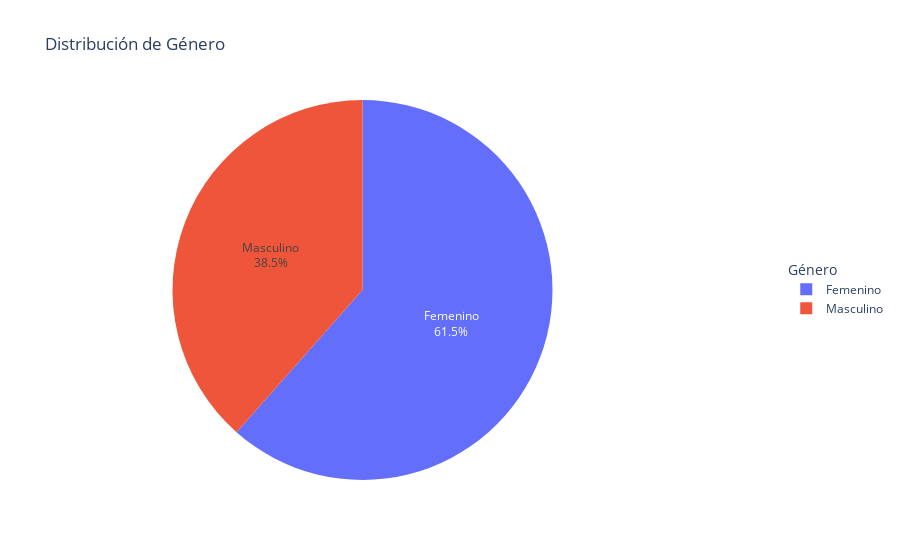
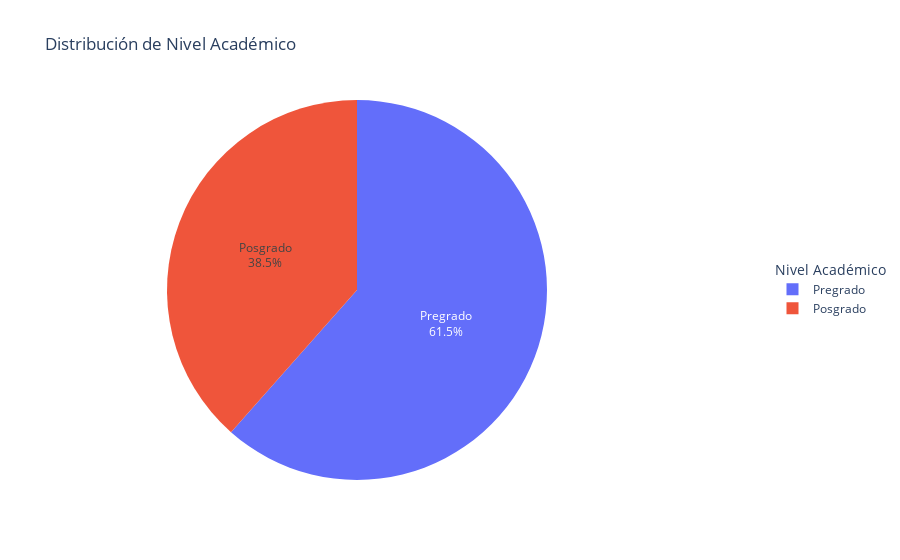
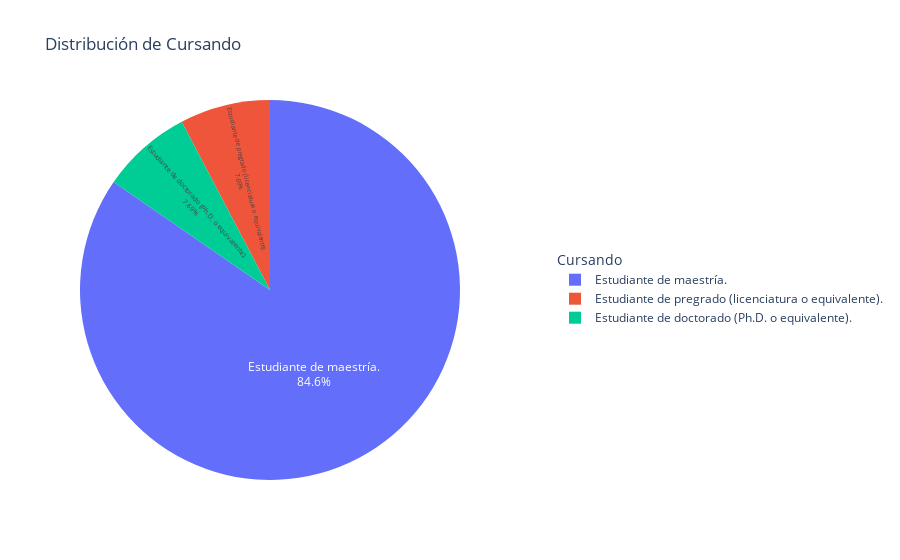

Source (notebook cell) for these figures, in order:
### Code cell
import plotly.express as px

# Renombrar columnas
df.rename(columns={
    "Género": "Género",
    "Por favor, indique su máximo nivel de formación académica completado:": "Nivel Académico",
    "Actualmente, ¿está usted matriculado en alguno de los siguientes niveles educativos?": "Cursando"
}, inplace=True)

# Ajustar los nombres de las categorías para "Nivel Académico"
nivel_academico_map = {
    "Educación universitaria de pregrado (licenciatura o equivalente)": "Pregrado",
    "Educación universitaria de posgrado (maestría o equivalente)": "Posgrado",
    # Añade aquí los demás mapeos necesarios
}
df['Nivel Académico'] = df['Nivel Académico'].map(nivel_academico_map).fillna(df['Nivel Académico'])

# Gráfico de pastel para "Género"
fig_genero = px.pie(df, names='Género', title="Distribución de Género")
fig_genero.update_traces(textposition='inside', textinfo='percent+label')
fig_genero.update_layout(legend=dict(title='Género', orientation="v", y=0.5, x=1.25))

# Gráfico de pastel para "Nivel Académico"
fig_nivel_academico = px.pie(df, names='Nivel Académico', title="Distribución de Nivel Académico")
fig_nivel_academico.update_traces(textposition='inside', textinfo='percent+label')
fig_nivel_academico.update_layout(legend=dict(title='Nivel Académico', orientation="v", y=0.5, x=1.25))

# Gráfico de pastel para "Cursando"
fig_cursando = px.pie(df, names='Cursando', title="Distribución de Cursando")
fig_cursando.update_traces(textposition='inside', textinfo='percent+label')
fig_cursando.update_layout(legend=dict(title='Cursando', orientation="v", y=0.5, x=1.25))

# Mostrar los gráficos
fig_genero.show()
fig_nivel_academico.show()
fig_cursando.show()

### Figure 1 — Plotly figure (JSON) as saved in the notebook; plotly's stock layout.template omitted (floating-point values rounded to 4 significant figures)
{"data": [{"domain": {"x": [0, 1], "y": [0, 1]}, "hovertemplate": "Género=%{label}<extra></extra>", "labels": ["Masculino", "Femenino", "Masculino", "Masculino", "Femenino", "Femenino", "Masculino", "Femenino", "Femenino", "Masculino", "Femenino", "Femenino", "Femenino"], "legendgroup": "", "name": "", "showlegend": true, "textinfo": "percent+label", "textposition": "inside", "type": "pie"}], "layout": {"legend": {"orientation": "v", "title": {"text": "Género"}, "tracegroupgap": 0, "x": 1.25, "y": 0.5}, "title": {"text": "Distribución de Género"}}}

### Figure 2 — Plotly figure (JSON) as saved in the notebook; plotly's stock layout.template omitted (floating-point values rounded to 4 significant figures)
{"data": [{"domain": {"x": [0, 1], "y": [0, 1]}, "hovertemplate": "Nivel Académico=%{label}<extra></extra>", "labels": ["Pregrado", "Posgrado", "Pregrado", "Pregrado", "Pregrado", "Posgrado", "Posgrado", "Posgrado", "Posgrado", "Pregrado", "Pregrado", "Pregrado", "Pregrado"], "legendgroup": "", "name": "", "showlegend": true, "textinfo": "percent+label", "textposition": "inside", "type": "pie"}], "layout": {"legend": {"orientation": "v", "title": {"text": "Nivel Académico"}, "tracegroupgap": 0, "x": 1.25, "y": 0.5}, "title": {"text": "Distribución de Nivel Académico"}}}

### Figure 3 — Plotly figure (JSON) as saved in the notebook; plotly's stock layout.template omitted (floating-point values rounded to 4 significant figures)
{"data": [{"domain": {"x": [0, 1], "y": [0, 1]}, "hovertemplate": "Cursando=%{label}<extra></extra>", "labels": ["Estudiante de pregrado (licenciatura o equivalente).", "Estudiante de maestría.", "Estudiante de maestría.", "Estudiante de maestría.", "Estudiante de maestría.", "Estudiante de maestría.", "Estudiante de maestría.", "Estudiante de maestría.", "Estudiante de doctorado (Ph.D. o equivalente).", "Estudiante de maestría.", "Estudiante de maestría.", "Estudiante de maestría.", "Estudiante de maestría."], "legendgroup": "", "name": "", "showlegend": true, "textinfo": "percent+label", "textposition": "inside", "type": "pie"}], "layout": {"legend": {"orientation": "v", "title": {"text": "Cursando"}, "tracegroupgap": 0, "x": 1.25, "y": 0.5}, "title": {"text": "Distribución de Cursando"}}}
